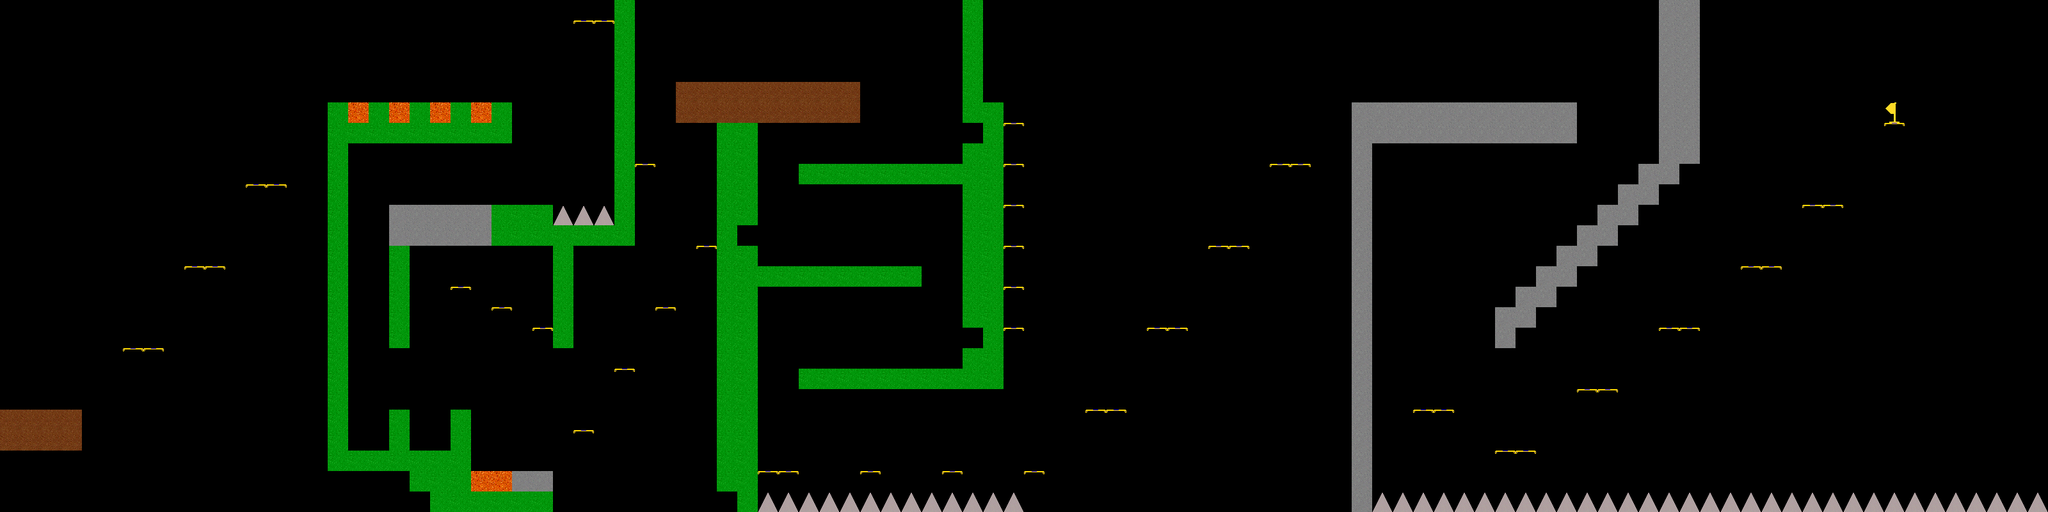

Rendered tile map (Tiled .tmx) drawn with the repository's tilesets; below, a short description and the map source with its tile grids summarised:
An orthogonal 100x25 tile map with 32x32 px tiles, 1 tile layer (stage) and 67 objects.

<map version="1.8" tiledversion="1.8.1" orientation="orthogonal" renderorder="right-down" width="100" height="25" tilewidth="32" tileheight="32" infinite="0" nextlayerid="7" nextobjectid="71">
 <tileset firstgid="1" source="plcEnvTileset.tsx" />
 <layer id="1" name="stage" width="100" height="25">
  <data>[2500 cells, 395 non-empty, 8 distinct tile ids]</data>
 </layer>
 <objectgroup id="4" name="coin">
  <object id="10" x="1102" y="378">
   <point />
  </object>
  <object id="11" x="1037" y="470">
   <point />
  </object>
  <object id="12" x="1041" y="433">
   <point />
  </object>
  <object id="13" x="1045" y="398">
   <point />
  </object>
  <object id="14" x="1053" y="362">
   <point />
  </object>
  <object id="15" x="1072" y="326">
   <point />
  </object>
  <object id="16" x="1098" y="337">
   <point />
  </object>
  <object id="17" x="1012" y="455">
   <point />
  </object>
  <object id="18" x="993" y="444">
   <point />
  </object>
  <object id="19" x="984" y="467">
   <point />
  </object>
  <object id="20" x="975" y="510">
   <point />
  </object>
  <object id="21" x="976" y="545">
   <point />
  </object>
  <object id="22" x="976" y="545">
   <point />
  </object>
  <object id="23" x="976" y="566">
   <point />
  </object>
  <object id="24" x="949" y="568">
   <point />
  </object>
  <object id="25" x="925" y="567">
   <point />
  </object>
  <object id="26" x="915" y="604">
   <point />
  </object>
  <object id="27" x="908" y="629">
   <point />
  </object>
  <object id="28" x="909" y="653">
   <point />
  </object>
  <object id="29" x="909" y="653">
   <point />
  </object>
  <object id="35" x="1269" y="669">
   <point />
  </object>
  <object id="36" x="1299" y="643">
   <point />
  </object>
  <object id="37" x="1322" y="668">
   <point />
  </object>
  <object id="38" x="1394" y="669">
   <point />
  </object>
  <object id="39" x="1425" y="635">
   <point />
  </object>
  <object id="40" x="1425" y="635">
   <point />
  </object>
  <object id="41" x="1458" y="666">
   <point />
  </object>
  <object id="42" x="1519" y="671">
   <point />
  </object>
  <object id="43" x="1552" y="637">
   <point />
  </object>
  <object id="44" x="1584" y="664">
   <point />
  </object>
  <object id="51" x="1731" y="611">
   <point />
  </object>
  <object id="52" x="1748" y="571">
   <point />
  </object>
  <object id="53" x="1773" y="526">
   <point />
  </object>
  <object id="54" x="1835" y="483">
   <point />
  </object>
  <object id="55" x="1858" y="433">
   <point />
  </object>
  <object id="56" x="1880" y="386">
   <point />
  </object>
  <object id="57" x="1932" y="348">
   <point />
  </object>
  <object id="58" x="1957" y="295">
   <point />
  </object>
  <object id="59" x="1970" y="246">
   <point />
  </object>
  <object id="60" x="2030" y="227">
   <point />
  </object>
  <object id="61" x="2054" y="182">
   <point />
  </object>
  <object id="62" x="2088" y="145">
   <point />
  </object>
 </objectgroup>
 <objectgroup id="3" name="skeleton">
  <object id="4" x="781" y="314">
   <point />
  </object>
  <object id="5" x="687" y="314">
   <point />
  </object>
  <object id="30" x="1322" y="112">
   <point />
  </object>
  <object id="31" x="1203" y="110">
   <point />
  </object>
  <object id="63" x="2324" y="146.667">
   <point />
  </object>
 </objectgroup>
 <objectgroup id="5" name="goal">
  <object id="64" x="2956" y="181.333">
   <point />
  </object>
 </objectgroup>
 <objectgroup id="6" name="player">
  <object id="67" x="18.2244" y="634.6">
   <point />
  </object>
  <object id="68" x="45.5611" y="634.6">
   <point />
  </object>
  <object id="69" x="74.1994" y="635.251">
   <point />
  </object>
  <object id="70" x="104.79" y="633.949">
   <point />
  </object>
 </objectgroup>
 <objectgroup id="2" name="cannon">
  <object id="1" x="398" y="279">
   <point />
  </object>
  <object id="2" x="303" y="411">
   <point />
  </object>
  <object id="6" x="910" y="26">
   <point />
  </object>
  <object id="7" x="846" y="505">
   <point />
  </object>
  <object id="8" x="784" y="475">
   <point />
  </object>
  <object id="9" x="717" y="439">
   <point />
  </object>
  <object id="32" x="1520" y="218">
   <point />
  </object>
  <object id="33" x="1168" y="377">
   <point />
  </object>
  <object id="34" x="1521" y="538">
   <point />
  </object>
  <object id="45" x="1585" y="506">
   <point />
  </object>
  <object id="46" x="1587" y="436">
   <point />
  </object>
  <object id="47" x="1588" y="378">
   <point />
  </object>
  <object id="48" x="1588" y="310">
   <point />
  </object>
  <object id="49" x="1587" y="243">
   <point />
  </object>
  <object id="50" x="1589" y="173">
   <point />
  </object>
 </objectgroup>
</map>